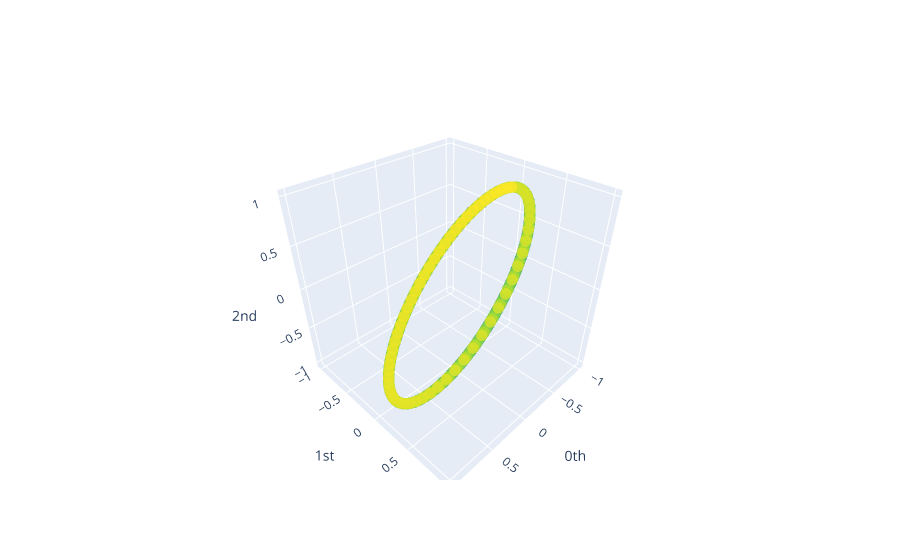

Notebook cell for this chart:
### Code cell
stride = 1
signal = y_periodic

embedding_dimension = 3 
embedding_time_delay = 10 #optimal_time_delay
embedder = SingleTakensEmbedding(
    parameters_type="fixed", n_jobs=-1, time_delay=embedding_time_delay, dimension=embedding_dimension, stride=stride
)

signal_embedded_cosx = embedder.fit_transform(signal)
plot_point_cloud(signal_embedded_cosx)

### Figure 1 — Plotly figure (JSON) as saved in the notebook; plotly's stock layout.template omitted (floating-point values rounded to 4 significant figures; data arrays with more than 128 entries replaced by an {"elided": "..."} marker saying what was removed)
{"data": [{"marker": {"color": {"elided": "980 int values"}, "colorscale": [[0, "#440154"], [0.1111, "#482878"], [0.2222, "#3e4989"], [0.3333, "#31688e"], [0.4444, "#26828e"], [0.5556, "#1f9e89"], [0.6667, "#35b779"], [0.7778, "#6ece58"], [0.8889, "#b5de2b"], [1, "#fde725"]], "opacity": 0.8, "size": 4}, "mode": "markers", "type": "scatter3d", "x": {"elided": "980 float values"}, "y": {"elided": "980 float values"}, "z": {"elided": "980 float values"}}], "layout": {"scene": {"xaxis": {"exponentformat": "e", "showexponent": "all", "title": {"text": "0th"}, "type": "linear"}, "yaxis": {"exponentformat": "e", "showexponent": "all", "title": {"text": "1st"}, "type": "linear"}, "zaxis": {"exponentformat": "e", "showexponent": "all", "title": {"text": "2nd"}, "type": "linear"}}}}
